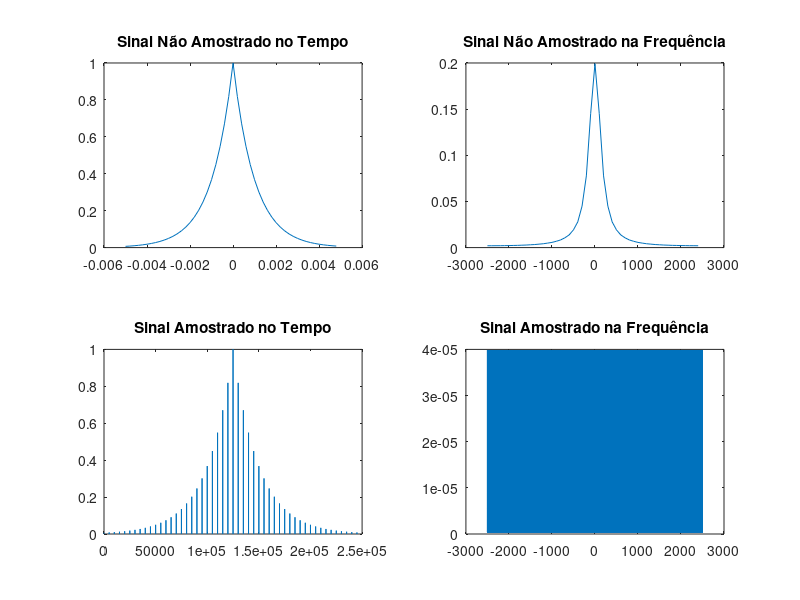

This figure's MATLAB source:
clc;clear all;close all;
%% Parâmetros
fs=5*1e3;                                               % Frequência de amsotragem 500kHz
ti=5e-3;                                                % Tempo inicial
t=-ti:1/fs:ti-1/fs;                                     % Eixo do tempo
xv=exp(-1000*abs(t));                                   % Sinal x(n)
subplot(2,2,1)
plot(t,xv)
title('Sinal Não Amostrado no Tempo')

%% Aplicando a transformada de Fourier ao sinal
lfft=length(xv);
Xa=fftshift(fft(xv,lfft)/lfft);
freq=-fs/2:fs/lfft:fs/2-1/fs;
subplot(2,2,2)
plot(freq,abs(Xa))
title('Sinal Não Amostrado na Frequência')

%% Amostragem
FS=1;                                                 % Nova frequência de amostragem 5kHz
N=round(fs/FS);                                         % Numeros de elementos pulados
x_samp=downsample(xv,N);                                % Coleta 1 amostra a cada N_samp amostras do sinal 
x_samp=upsample(xv,N);                                  % Retorna vetor amostrado com o número inicial de elementos
subplot(2,2,3)
plot(x_samp)                    
title('Sinal Amostrado no Tempo')

%% Aplicando a transformada de Fourier ao sinal Amostrado
lfft=length(x_samp);
Xa=fftshift(fft(x_samp,lfft)/lfft);
freq=-fs/2:fs/lfft:fs/2-1/fs;
subplot(2,2,4)
plot(freq,abs(Xa))
title('Sinal Amostrado na Frequência')